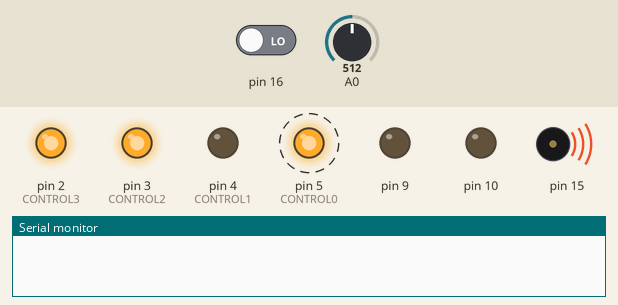
Bench run of a sketch on a simulated Arduino Uno, built with avr-gcc and run on an emulated ATmega328P. Parts: output pins drawn as LEDs (lit = HIGH), buzzer (waves = sounding), the last lines printed to the serial monitor. Dashed ring = blinking. Inputs (shaded band) come from the test bench; at power-on: pin 16 LOW, A0 = 512. Pins used as bus, display or sensor lines are not drawn.

Above: at 1.2 s.
1.3 s: pin 16 driven HIGH
At 1.55 s:
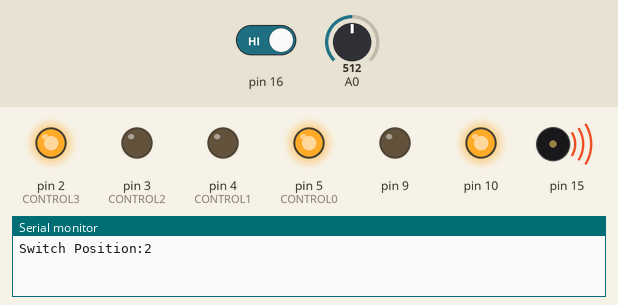
At 2.9 s:
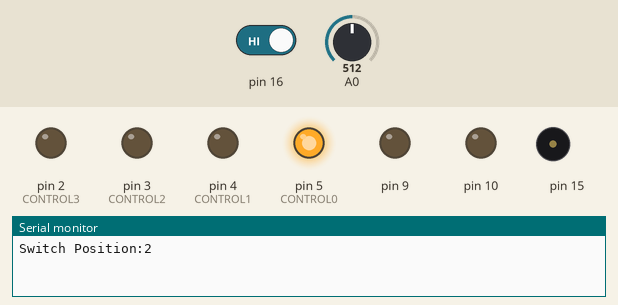
4.3 s: pin 16 driven LOW
At 8.1 s:
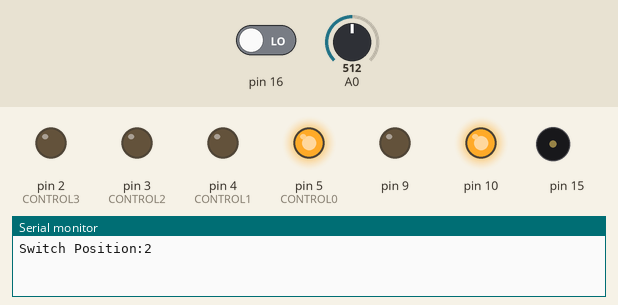
Timing chart, 0 to 13.3 s (numbered marks = the images above; inputs shaded):
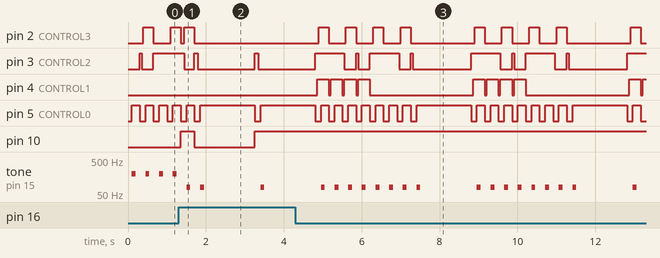

The sketch:

ArduinoSequencer.ino
```cpp
// Names for MUX Control Pins
#define CONTROL0 5
#define CONTROL1 4
#define CONTROL2 3
#define CONTROL3 2

// mux0array
// 0-7: 10k pots as Analog In
// 8-9: Rotary Encoder
int mux0array[16];
// mux1array
int mux1array[16];
// mux2array :: DIGITAL IN
// 0-3: buttons
// 4-6:
int mux2array[16];

int tones[] = {31,31,33,35,37,39,41,44,46,49,52,55,58,62,65,69,73,78,82,87,93,98,104,110,117,123,131,139,147,156,165,175,185,196,208,220,233,247,262,277,294,311,330,349,370,392,415,440,466,494,523,554,587,622,659,698,740,784,831,880,932};
int noteDuration[] = {200,200,200,200,200,200,200,200};
int noteRest[] = {50,50,50,50,50,50,50,50};

// Selector switch
int pinState1 = 0;
int pinState2 = 0;
int pinState3 = 0;
int lastSelect = 0;
int switchPos = 0;
int noteStep = 0;
boolean resetButton = false;
boolean backwards = false;
boolean programMode = false;

int notePressed = 0;
int prevPressed = 0;
int noteStart = 0;
int noteEnd = 0;
int restStart = 0;
int restEnd = 0;

void setup()
{
  // MUX Control Pins need to be outputs
  pinMode(CONTROL0, OUTPUT);
  pinMode(CONTROL1, OUTPUT);
  pinMode(CONTROL2, OUTPUT);
  pinMode(CONTROL3, OUTPUT);
  pinMode(16, INPUT);
  pinMode(10, OUTPUT);
  pinMode(9, OUTPUT);
  digitalWrite(16, HIGH);

  Serial.begin(9600);
}

void loop()
{
  addressPin(3);
  mux2array[3] = digitalRead(16);
  if(mux2array[3] == 1){
    if(programMode == true){
      programMode = false;
      digitalWrite(9, LOW);
    } else {
      programMode = true;
      digitalWrite(9, HIGH);
      noteStep = 0;
    }
  }

  if(programMode == true){
    addressPin(1);
    notePressed = digitalRead(16);

    // Press exit
    if(notePressed == 1 && prevPressed == 0){
      noteEnd = millis();
      restStart = millis();
      noteDuration[noteStep] = noteEnd-noteStart;
      if(noteStep == 7){
        noteStep = 0;
      } else {
        noteStep++;
      }
    } else if (notePressed == 0 && prevPressed == 1){
      restEnd = millis();
      if(noteStep > 0){
        noteRest[noteStep-1] = restEnd-restStart;
      } else
      {
        noteRest[7] = restEnd-restStart;
      }
      noteStart = millis();
    }

    prevPressed = notePressed;
  } else {
    resetButton = false;
    // **************************
    // Selector
    // **************************
    pinMode(16, INPUT);
    digitalWrite(16,LOW);
    addressPin(4);
    pinState1 = digitalRead(16);
    addressPin(5);
    pinState2 = digitalRead(16);
    addressPin(6);
    pinState3 = digitalRead(16);
    if(pinState1 == HIGH){
      if(pinState2 == HIGH){switchPos = 2;}
      else {switchPos = 1;}
    }
    else if(pinState2 == HIGH)
    {
      if(pinState1 == HIGH){switchPos = 2;}
      else if(pinState3 == HIGH){switchPos = 4;}
      else {switchPos = 3;}
    }
    else if(pinState3 ==HIGH)
    {

      if(pinState2 == HIGH){switchPos = 4;}
      else {switchPos = 5;}
    }

    //Now that we know which position our switch is in, let's print it to the terminal.
    //But first, we'll make sure the switch has moved
    if(switchPos != lastSelect)
    {
      Serial.print("Switch Position:");
      Serial.println(switchPos);
    }
    //Now remember that for the next sweep.
    lastSelect = switchPos;

    // **************************
    // Step Through Notes
    // **************************


    // Read Pot Value
    addressPin(noteStep);
    mux0array[noteStep] = analogRead(14);

    // Light the LED
    muxWrite(1,noteStep);
    digitalWrite(15, HIGH);
    delay(100);
    digitalWrite(15, LOW);

    // Play the Tone
    int j = noteStep+8;
    muxWrite(1,j);
    tone(15,tones[((switchPos-1)*12)+int(map(mux0array[noteStep],0,1023,0,11))],100);
    delay(noteDuration[noteStep]);

    // Listen for Reset
    addressPin(0);
    mux2array[0] = digitalRead(16);
    if(mux2array[0] == 1){
      resetButton = true;
    }

    // Listen for Backwards
    addressPin(2);
    mux2array[2] = digitalRead(16);
    if(mux2array[2] == 1){
      if(backwards == true)
      {
        backwards = false;
        digitalWrite(10,LOW);
      } else {
        backwards = true;
        digitalWrite(10,HIGH);
      }
    }

    delay(noteRest[noteStep]);

    // Reset the the sequence if the reset button was clicked.
    if(resetButton == true){
      noteStep = 0;
    } else if (backwards == true){
      if(noteStep == 0){
        noteStep = 7;
      } else{
        noteStep--;
      }
    } else if(noteStep == 7){
      noteStep = 0;
    } else {
      noteStep++;
    }
  }
  // **************************
}

void muxWrite(int mux, int muxPin)
{
  switch(mux){
    case 0:
      pinMode(14, OUTPUT);
      pinMode(15, INPUT);
      break;
    case 1:
      pinMode(14, INPUT);
      pinMode(15, OUTPUT);
    break;
    default:
      pinMode(14, INPUT);
      pinMode(15, INPUT);
  }

  addressPin(muxPin);
}

void readMux(int muxarray[], int pinNum)
{
  //This for loop is used to scroll through and store the 16 inputs on the FIRST multiplexer
  for (int i=0; i<16; i++)
  {
    addressPin(i);

    //Read and store the input value at a location in the array
    muxarray[i] = analogRead(pinNum);
  }
}

void addressPin(int p)
{
  digitalWrite(CONTROL0, (p&15)>>3);
  digitalWrite(CONTROL1, (p&7)>>2);
  digitalWrite(CONTROL2, (p&3)>>1);
  digitalWrite(CONTROL3, (p&1));
}
```

Measured:
- after the input at 1.3 s, pin 4 (CONTROL1): stops changing and stays LOW; pin 10: LOW → HIGH after 0.05 s, → LOW 0.35 s later, → HIGH 1.6 s later
- after the input at 4.3 s, pin 2 (CONTROL3): LOW → HIGH after 0.60 s, then repeats every 4.0 s: 3 × (LOW 0.44 s, HIGH 0.26 s), LOW 1.6 s, HIGH 0.26 s; pin 4 (CONTROL1): LOW → HIGH after 0.56 s, then repeats every 4.0 s: 3 × (LOW 0.05 s, HIGH 0.30 s), LOW 2.7 s, HIGH 0.30 s; pin 10: stops changing and stays HIGH
- by itself, pin 5 (CONTROL0): repeats every 4.0 s: 7 × (HIGH 0.20 s, LOW 0.15 s), HIGH 1.4 s, LOW 0.15 s
- by itself, tone on pin 15: repeats every 4.0 s: 7 × (silent 0.25 s, 78 Hz 0.10 s), silent 1.5 s, 78 Hz 0.10 s
